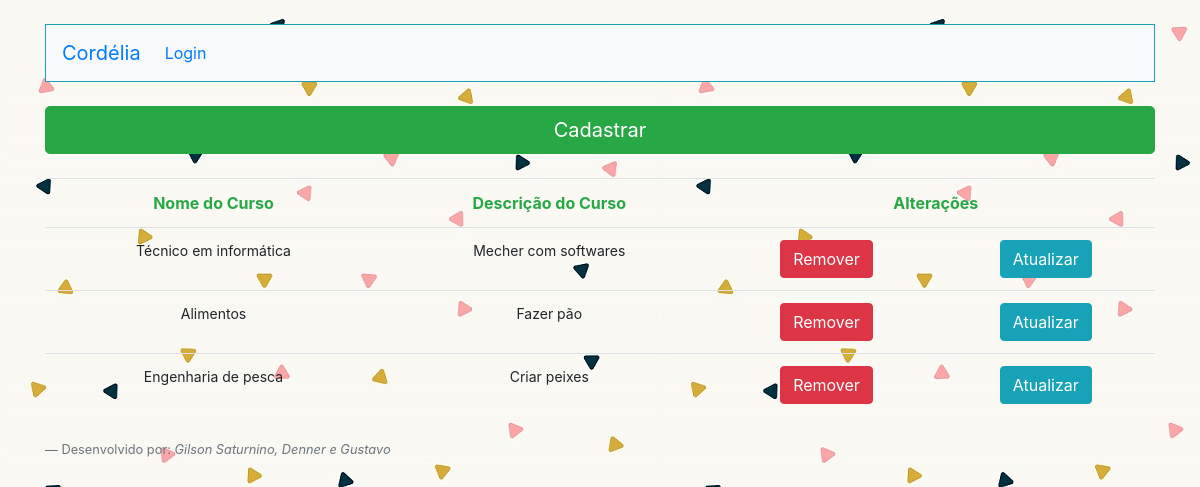
The page /ListarCurso.php on the database as committed earlier.
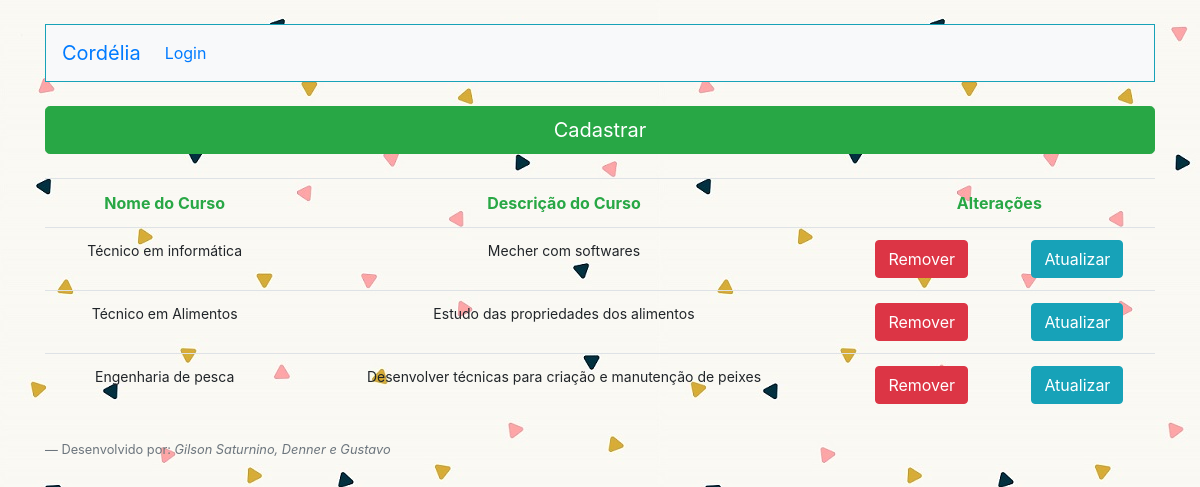
The same page on the database as committed later.
### tables this page shows
CREATE TABLE `curso` (
  `id_curso` int(11) NOT NULL,
  `nome_curso` varchar(255) NOT NULL,
  `descricao_curso` varchar(255) NOT NULL
);

### ListarCurso.php (the view, shortened to what this page needs)
<!doctype html>
<html lang="en">
  <head>
    <link rel="stylesheet" href="https://stackpath.bootstrapcdn.com/bootstrap/4.3.1/css/bootstrap.min.css">
  </head>
  <body>
        <div class="container">
            <?php
            require_once("Cabecalho.php");
            require_once("Conexao.php");
            $sql = "select * from curso";
            $resultadoSql = mysqli_query($conexao,$sql);
            $vetorUmregistro = mysqli_fetch_assoc($resultadoSql);
            $vetorTodosregistro = array();
            while($vetorUmregistro != null){
                array_push($vetorTodosregistro, $vetorUmregistro);
                $vetorUmregistro = mysqli_fetch_assoc($resultadoSql);
                }
            ?>
             <a type="submit" class="btn btn-success btn-lg btn-block mt-4" href="FormCurso.php" role="button">Cadastrar</a>
                <table class="table mt-4">
                    <tr>
                        <th class="text-success text-center">Nome do Curso</th>
                        <th class="text-success text-center">Descrição do Curso</th>
                        <th class="text-success text-center" colspan="2">Alterações</th>
                    </tr>
                    <?php
        foreach ($vetorTodosregistro as $umRegistro){
    ?>
                    <tr>
                        <td class="text-center"><?=$umRegistro["nome_curso"];?></td>
                        <td class="text-center"><?=$umRegistro["descricao_curso"];?></td>
                        <td class="text-center">
                            <form action="RemoverCurso.php" method="post">
                                <button type="submit" class="btn btn-danger">Remover</button>
                            </form>
                        </td>
                        <td class="text-center">
                            <form action="FormCurso.php" method="post">
                                <button type="submit" class="btn btn-info">Atualizar</button>
                            </form>
                        </td>
                    </tr>
                    <?php
        }
    ?>
                </table>
            </div>
    <?php require_once("Footer.php"); ?>
    </body>
</html>

Rows that differ between the two databases and show on the page:
changed curso: nome_curso "Alimentos" → "Técnico em Alimentos"; descricao_curso "Fazer pão" → "Estudo das propriedades dos alimentos"
changed curso "Engenharia de pesca": descricao_curso "Criar peixes" → "Desenvolver técnicas para criação e manutenção de peixes"
